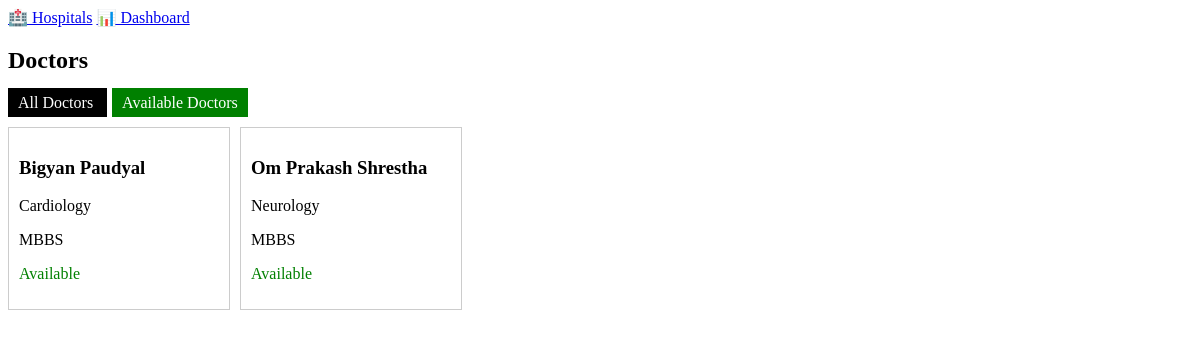
The page /doctors/ on the database as committed earlier.
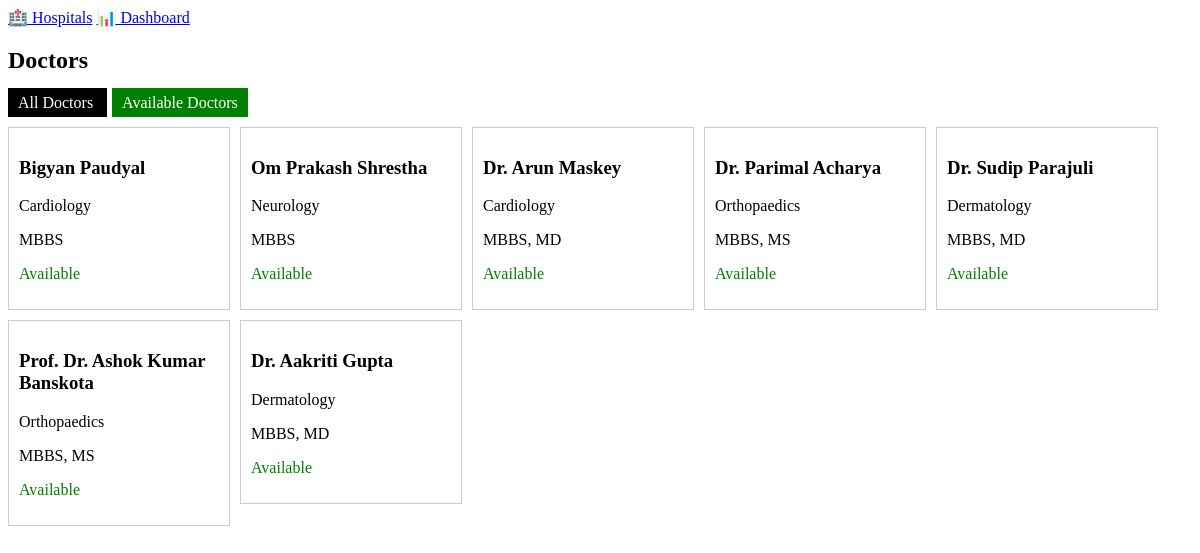
The same page on the database as committed later.
### doctors/models.py (models this page shows, shortened)
class Doctor(models.Model):
    doctor_id = models.AutoField(primary_key=True)
    name = models.CharField(max_length=100)
    qualification = models.CharField(max_length=100)
    specialization = models.CharField(max_length=100)
    experience_years = models.PositiveIntegerField(default=0)
    hospital = models.ForeignKey('hospitals.Hospital', on_delete=models.CASCADE, null=True, blank=True)
    department = models.ForeignKey('hospitals.Department', on_delete=models.CASCADE, null=True, blank=True)
    email = models.EmailField(unique=True)
    fees = models.DecimalField(max_digits=8, decimal_places=2)
    phone = models.CharField(max_length=13)
    a_status = models.BooleanField(default=True)

### doctors/views.py (the view)
# urls.py: path('',views.doctor_list,name='doctor_list'),
def doctor_list(request):
    available = request.GET.get('available')
    doctors = Doctor.objects.all()
    if available == 'true':
        doctors = doctors.filter(a_status=True)
    return render(request, 'doctors/doctors.html', {'doctors': doctors})

### doctors/templates/doctors/doctors.html
<a href="{% url 'hospital_list' %}">🏥 Hospitals</a>
<a href="{% url 'patient_dashboard' %}">📊 Dashboard</a>
<h2>Doctors</h2>
<div style="margin-bottom: 15px;">
    <a href="{% url 'doctor_list' %}"
       style="padding:6px 10px; background:black; color:white; text-decoration:none;">
        All Doctors
    </a>
    <a href="{% url 'doctor_list' %}?available=true"
       style="padding:6px 10px; background:green; color:white; text-decoration:none; margin-left:5px;">
        Available Doctors
    </a>
</div>
<div style="display:flex; flex-wrap:wrap; gap:10px;">
    {% for doctor in doctors %}
        <a href="{% url 'doctor_detail' doctor.doctor_id %}" style="text-decoration:none; color:black;">
            <div style="border:1px solid #ccc; padding:10px; width:200px;">
                <h3>{{ doctor.name }}</h3>
                <p>{{ doctor.specialization }}</p>
                <p>{{ doctor.qualification }}</p>
                {% if doctor.a_status %}
                    <p style="color:green;">Available</p>
                {% else %}
                    <p style="color:red;">Not Available</p>
                {% endif %}
            </div>
        </a>
    {% empty %}
        <p>No doctors found.</p>
    {% endfor %}
</div>

Rows that differ between the two databases and show on the page:
added Doctor: name "Dr. Arun Maskey", specialization "Cardiology", qualification "MBBS, MD", a_status "Available"
added Doctor: name "Dr. Parimal Acharya", specialization "Orthopaedics", qualification "MBBS, MS", a_status "Available"
added Doctor: name "Dr. Sudip Parajuli", specialization "Dermatology", qualification "MBBS, MD", a_status "Available"
added Doctor: name "Prof. Dr. Ashok Kumar Banskota", specialization "Orthopaedics", qualification "MBBS, MS", a_status "Available"
added Doctor: name "Dr. Aakriti Gupta", specialization "Dermatology", qualification "MBBS, MD", a_status "Available"
